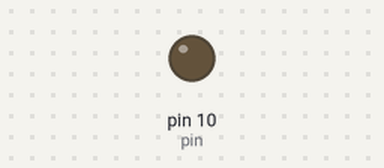
This sketch was run on a simulated Arduino Uno, built with avr-gcc and run on an emulated ATmega328P. On the bench: output pins drawn as LEDs (lit = HIGH). Dashed ring = blinking.

Above: at 0.5 s.
At 2.2 s:
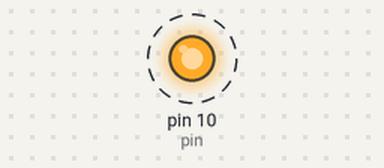
Timing chart, 0 to 3.0 s (numbered marks = the images above):
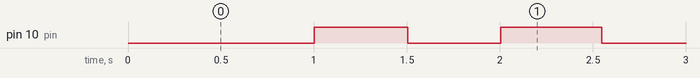

The sketch:

timer.ino
```cpp
int const pin = 10;
unsigned int delta, time = 0, timer, last_timer = 0, seuil = 500;
bool led = true, last_led;

void setup()
{
    pinMode(pin, OUTPUT);
    Serial.begin(9600);
}

void loop()
{
    timer = millis();
    time = time + timer - last_timer;
    last_timer = timer;

    last_led = led;
    if (time > seuil)
    {
        time = 0;
        led = !led;
    }

    if (last_led != led)
    {
        digitalWrite(pin, led);
    }
}
```

Measured:
- by itself, pin 10 (pin): alternates HIGH for 0.50 s and LOW for 0.50 s
